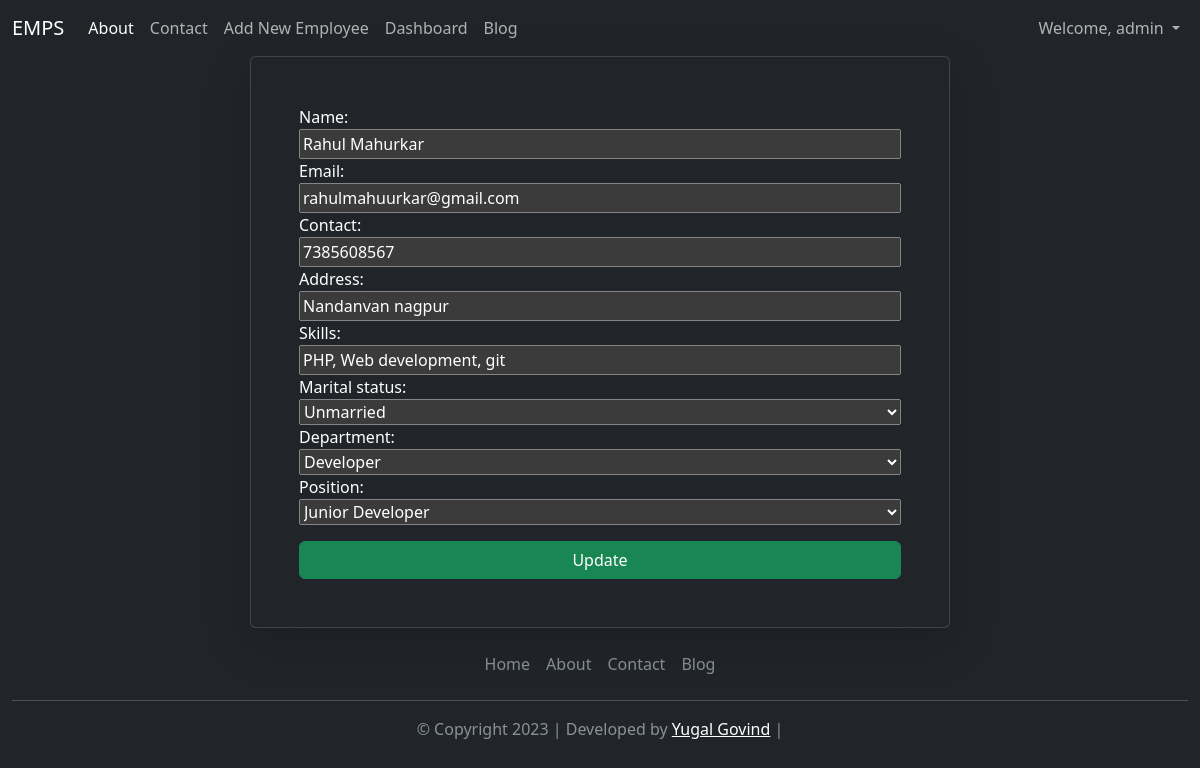
The page /update/8/ (signed in) on the database its author committed.
### app1/models.py (models this page shows, shortened)
class Employees(models.Model):
    name = models.CharField(max_length=255, null=False)
    email = models.EmailField(unique=True, null=False)
    contact = models.CharField(max_length=20)
    address = models.CharField(max_length=100)
    skills = models.CharField(max_length=100, null=False)
    marital_status = models.CharField(max_length=20, null=False)
    department = models.CharField(max_length=50, null=False)
    position = models.CharField(max_length=50, null=False)

### app1/views.py (the view)
# urls.py: path('update/<int:id>/', update, name='update'),
@login_required(login_url='/login_page')
def update(request, id):
    employee = Employees.objects.get(id = id)
    form = EmployeeForm(instance = employee)
    if request.method == 'POST':
        form = EmployeeForm(request.POST, instance = employee)
        if form.is_valid():
            form.save()
            return redirect('/dashboard')
    context = {'form':form}
    messages.success(request, 'Updation Complete.')
    return render (request, 'update.html', context)

### app1/forms.py
class EmployeeForm(forms.ModelForm):
    marital_status = forms.ChoiceField(choices=(('Married', 'Married'), ('Unmarried', 'Unmarried')))
    department = forms.ChoiceField(choices=(('Testing', 'Testing'),('Developer', 'Developer'), ('Ui', 'UI'), ('HR','HR'), ('Marketing', 'Marketing')))
    position = forms.ChoiceField(choices=(('Senior_developer', 'Senior Developer'), ('Junior_developer', 'Junior   Developer'), ( 'Intern','Intern'), ( 'Tester', 'Tester'), ( 'Digital Marketer','Digital marketing')))
    class Meta:
        model = Employees
        fields = ['name', 'email', 'contact', 'address',
                  'skills', 'marital_status', 'department', 'position']

### app1/templates/update.html (shortened to what this page needs)
{% extends 'base.html' %}
{% block start %}
{% load static %}
<div class="container  pe-auto">
  <form method="post" class=" card shadow-lg text-bg-dark p-5 ms-auto me-auto" style=" width: 700px;">
   {{form}}
    <input type="submit" class="btn btn-success mt-3" value = "Update" onclick="employeeUpdate()"Update </>
  </form>
</div>
{% endblock %}

### app1/templates/base.html (shortened to what this page needs)
<!DOCTYPE html>
{% load static %}
<html lang="en" data-bs-theme="dark">
    <head>
    <link href="https://cdn.jsdelivr.net/npm/bootstrap@5.3.0-alpha3/dist/css/bootstrap.min.css" rel="stylesheet"
>
    <link rel="stylesheet" href="https://cdnjs.cloudflare.com/ajax/libs/font-awesome/4.7.0/css/font-awesome.min.css">
</head>
<body>
    <div class="container-fluid ">
        <nav class="navbar navbar-expand-lg ">
            <a class="navbar-brand" href="{% url 'home' %}">EMPS</a>
            <div class="collapse navbar-collapse" id="navbarSupportedContent">
                <ul class="navbar-nav me-auto mb-2 mb-lg-0">
                    <li class="nav-item">
                        <a class="nav-link active" aria-current="page" href="{% url 'about' %}">About</a>
                    </li>
                    <li class="nav-item">
                        <a class="nav-link" href="{% url 'contact' %}">Contact</a>
                    </li>
                    <li class="nav-item">
                        <a class="nav-link" href="{% url 'registration' %}">Add New Employee</a>
                    </li>
                    <li class="nav-item">
                        <a class="nav-link" href="{% url 'dashboard' %}">Dashboard</a>
                    </li>
                    <li class="nav-item">
                        <a class="nav-link" href="{% url 'blog' %}">Blog</a>
                    </li>
                </ul>
                <form role="search" class="d-flex">
                    {% if request.user.is_authenticated %}
                    <ul class="navbar-nav mr-auto">
                        <li class="nav-item dropdown">
                            <a class="nav-link dropdown-toggle" href="{% url 'blog' %}" role="button"
                                data-bs-toggle="dropdown" aria-expanded="false">
                                Welcome, {{request.user.username}}
                            </a>
                        </li>
                    </ul>
                    {% else %}
                    <a class="btn btn-success" type="submit" href="{% url 'login_page' %}"> Login</a>
                    {% endif %}
                </form>
            </div>
        </nav>
    </div>
    {% block start %}
    {% endblock %}
    <div class="container-fluid">
        <footer class="py-3 ">
            <ul class="nav justify-content-center border-bottom pb-3 mb-3">
                <li class="nav-item"><a href="{% url 'home' %}" class="nav-link px-2 text-body-secondary">Home</a></li>
                <li class="nav-item"><a href="{% url 'about' %}" class="nav-link px-2 text-body-secondary">About</a>
                </li>
                <li class="nav-item"><a href="{% url 'contact' %}" class="nav-link px-2 text-body-secondary">Contact</a>
                </li>
                <li class="nav-item"><a href="{% url 'blog' %}" class="nav-link px-2 text-body-secondary">Blog</a></li>
            </ul>
            <p class="text-center text-body-secondary">© Copyright 2023 | Developed by <a
                    href="https://yugalgovind.onrender.com/" style="color: white;">Yugal Govind</a> | </p>
        </footer>
    </div>
</body>
</html>

### rows shown on the page
Employees: name "Rahul Mahurkar", email "rahulmahuurkar@gmail.com", contact "7385608567", address "Nandanvan nagpur", skills "PHP, Web development, git", marital_status "Unmarried", department "Developer", position "Junior Developer"

### other values the page prints
{{ request.user.username }} "admin"
